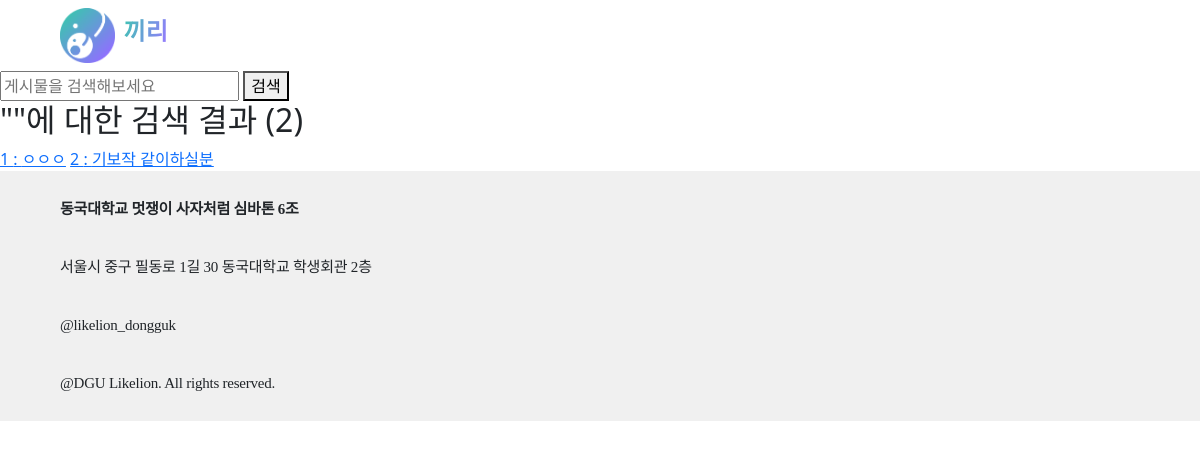
The app's page /search/ with its own data.
### main/models.py (models this page shows, shortened)
class Post(models.Model):
    title = models.CharField(max_length=200) #제목 필드
    writer = models.ForeignKey(User, null=False, blank=False, on_delete=models.CASCADE)
    pub_date = models.DateTimeField() #작성 시간 필드
    body = models.TextField() #팀플 기본적 정보 필드
    describe = models.TextField(blank=True, null=True) #주제 설명 필드
    image = models.ImageField(upload_to="blog/", blank=True, null=True) #이미지 필드

### main/views.py (the view)
# urls.py: path('search/', views.SearchView.as_view(), name='search'),
class SearchView(ListView): #검색창
    model = Post
    context_object_name = 'search_results'
    template_name = 'main/search_results.html'
    paginate_by = 8
    def get_queryset(self):
        query = self.request.GET.get('query', '')
        return Post.objects.filter( #OR조건으로 검색어 필터
            Q(title__icontains=query) #제목에 있거나
            | Q(body__icontains=query) #포스트 내용에 있거나
        )
    def get_context_data(self, **kwargs): #템플릿에 검색어 전달
        context = super().get_context_data(**kwargs)
        context['query'] = self.request.GET.get('query', '')
        return context

### main/templates/main/search_results.html
{% extends 'base.html' %}
{% block content %}
<main class="site-body">
  <div class="content-list max-content-width">
    <form class="search-form" action="{% url 'main:search' %}" method="get">
      <input class="search-input" name="query" value='{{ query }}' type="text" placeholder="게시물을 검색해보세요" required>
      <button class="cp-button search-button" type="submit">검색</button>
    </form>
    <div class="header">
      <h2>"{{ query }}"에 대한 검색 결과 ({{ paginator.count }})</h2>
    </div>
    {% include 'components/post_list.html' with posts=search_results empty_message="검색 결과가 없어요 :(" %}
  </div>
</main>
{% endblock content %}

### main/templates/components/post_list.html
<div class="contents">
    {% for post in posts %}
      <a href="{% url 'main:detail' post.id %}">{{post.id}} : {{post.title}}</a>
    {% empty %}
      <p class="empty">{{ empty_message }}</p>
    {% endfor %}
</div>

### records on screen
Post: id "1", title "ㅇㅇㅇ"
Post: id "2", title "기보작 같이하실분"

### other values on screen
{{ paginator.count }} "2"
